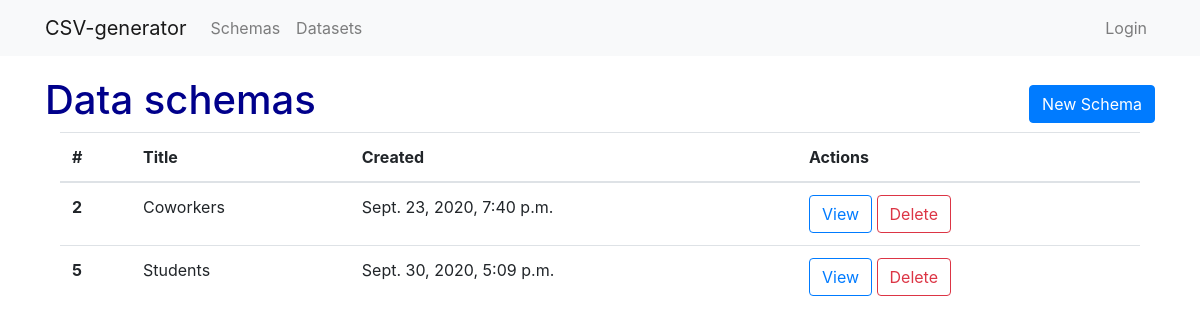
The app's page /schemas/ with its own data.
### schemas/models.py (models this page shows, shortened)
class Schema(models.Model):
    name = models.CharField(max_length=80)
    slug = models.CharField(max_length=100, null=True)
    separator = models.CharField(max_length=10, blank=True, null=True)
    string_char = models.CharField(max_length=10, blank=True, null=True)
    date = models.DateTimeField(auto_now_add=True)
    def __str__(self):
        return self.name

### schemas/views.py (the view)
# urls.py: path('', SchemaListView.as_view(), name="schema_list"),
class SchemaListView(ListView):
    model = Schema

### schemas/templates/schemas/schema_list.html
{% extends "base.html" %}
{% block body %}
    <div class="row header d-flex align-items-center">
        <h1 class="col">Data schemas</h1>
        <div class="col">
            <a class="btn btn-primary float-right" href="{% url "schemas:schema_create" %}">New Schema</a>
        </div>
    </div>
    <div class="container">
        <table class="table">
            <thead>
                <tr>
                    <th scope="col">#</th>
                    <th scope="col">Title</th>
                    <th scope="col">Created</th>
                    <th scope="col">Actions</th>
                </tr>
            </thead>
            <tbody>
                {% for schema in schema_list%}
                    <tr>
                        <th scope="row">{{schema.id}}</th>
                        <td>{{schema}}</td>
                        <td>{{schema.date}}</td>
                        <td>
                            <a class="btn btn-outline-primary" href="{% url "schemas:schema_detail" schema.slug %}">View</a>
                            <a class="btn btn-outline-danger" href="{% url "schemas:schema_delete" schema.slug %}">Delete</a>
                        </td>
                    </tr>
                {% endfor %}
            </tbody>
        </table>
    </div>
{% endblock body %}

### static/css/master.css (style rules this page uses)
h1 { color:#00008b; }
.header { padding-top: 20px; }

### records on screen
Schema: id "2", name "Coworkers", date "Sept. 23, 2020, 7:40 p.m."
Schema: id "5", name "Students", date "Sept. 30, 2020, 5:09 p.m."
